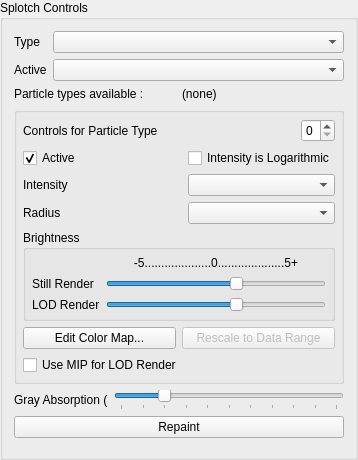
<?xml version="1.0" encoding="UTF-8"?>
<ui version="4.0">
 <class>pqSplotchDisplayPanelDecorator</class>
 <widget class="QGroupBox" name="pqSplotchDisplayPanelDecorator">
  <property name="geometry">
   <rect>
    <x>0</x>
    <y>0</y>
    <width>313</width>
    <height>460</height>
   </rect>
  </property>
  <property name="windowTitle">
   <string>GroupBox</string>
  </property>
  <property name="title">
   <string>Splotch Controls</string>
  </property>
  <layout class="QGridLayout" name="gridLayout">
   <item row="0" column="0">
    <widget class="QLabel" name="TypeArrayLabel">
     <property name="text">
      <string>Type</string>
     </property>
    </widget>
   </item>
   <item row="0" column="1">
    <widget class="QComboBox" name="TypeArray"/>
   </item>
   <item row="1" column="0">
    <widget class="QLabel" name="ActiveArrayLabel">
     <property name="text">
      <string>Active</string>
     </property>
    </widget>
   </item>
   <item row="1" column="1">
    <widget class="QComboBox" name="ActiveArray">
     <property name="sizePolicy">
      <sizepolicy hsizetype="Expanding" vsizetype="Fixed">
       <horstretch>0</horstretch>
       <verstretch>0</verstretch>
      </sizepolicy>
     </property>
    </widget>
   </item>
   <item row="3" column="0" colspan="2">
    <widget class="QGroupBox" name="groupBox">
     <property name="title">
      <string/>
     </property>
     <layout class="QGridLayout" name="gridLayout_2">
      <property name="margin">
       <number>6</number>
      </property>
      <item row="0" column="0" colspan="2">
       <layout class="QHBoxLayout" name="horizontalLayout_2">
        <item>
         <widget class="QLabel" name="label_3">
          <property name="text">
           <string>Controls for Particle Type</string>
          </property>
         </widget>
        </item>
        <item>
         <spacer name="horizontalSpacer">
          <property name="orientation">
           <enum>Qt::Horizontal</enum>
          </property>
          <property name="sizeHint" stdset="0">
           <size>
            <width>40</width>
            <height>20</height>
           </size>
          </property>
         </spacer>
        </item>
        <item>
         <widget class="QSpinBox" name="ActiveParticleType">
          <property name="maximum">
           <number>9</number>
          </property>
         </widget>
        </item>
       </layout>
      </item>
      <item row="11" column="0" colspan="2">
       <layout class="QHBoxLayout" name="horizontalLayout">
        <item>
         <widget class="QPushButton" name="EditColorMapButton">
          <property name="text">
           <string>Edit Color Map...</string>
          </property>
         </widget>
        </item>
        <item>
         <widget class="QPushButton" name="RescaleButton">
          <property name="enabled">
           <bool>false</bool>
          </property>
          <property name="text">
           <string>Rescale to Data Range</string>
          </property>
         </widget>
        </item>
       </layout>
      </item>
      <item row="1" column="0">
       <widget class="QCheckBox" name="TypeActive">
        <property name="text">
         <string>Active</string>
        </property>
        <property name="checked">
         <bool>true</bool>
        </property>
       </widget>
      </item>
      <item row="1" column="1">
       <widget class="QCheckBox" name="LogIntensity">
        <property name="text">
         <string>Intensity is Logarithmic</string>
        </property>
        <property name="checked">
         <bool>false</bool>
        </property>
       </widget>
      </item>
      <item row="10" column="0" colspan="2">
       <widget class="QGroupBox" name="groupBox_2">
        <property name="title">
         <string>Brightness</string>
        </property>
        <layout class="QGridLayout" name="gridLayout_3">
         <property name="margin">
          <number>6</number>
         </property>
         <item row="2" column="0">
          <widget class="QLabel" name="label_6">
           <property name="frameShape">
            <enum>QFrame::NoFrame</enum>
           </property>
           <property name="frameShadow">
            <enum>QFrame::Plain</enum>
           </property>
           <property name="text">
            <string>LOD Render</string>
           </property>
           <property name="scaledContents">
            <bool>false</bool>
           </property>
          </widget>
         </item>
         <item row="2" column="1">
          <widget class="QSlider" name="Brightness_2">
           <property name="minimum">
            <number>-500</number>
           </property>
           <property name="maximum">
            <number>500</number>
           </property>
           <property name="singleStep">
            <number>1</number>
           </property>
           <property name="pageStep">
            <number>100</number>
           </property>
           <property name="value">
            <number>102</number>
           </property>
           <property name="orientation">
            <enum>Qt::Horizontal</enum>
           </property>
           <property name="tickPosition">
            <enum>QSlider::NoTicks</enum>
           </property>
          </widget>
         </item>
         <item row="1" column="0">
          <widget class="QLabel" name="label">
           <property name="frameShape">
            <enum>QFrame::NoFrame</enum>
           </property>
           <property name="frameShadow">
            <enum>QFrame::Plain</enum>
           </property>
           <property name="text">
            <string>Still Render</string>
           </property>
           <property name="scaledContents">
            <bool>false</bool>
           </property>
          </widget>
         </item>
         <item row="1" column="1">
          <widget class="QSlider" name="Brightness">
           <property name="minimum">
            <number>-500</number>
           </property>
           <property name="maximum">
            <number>500</number>
           </property>
           <property name="singleStep">
            <number>1</number>
           </property>
           <property name="pageStep">
            <number>100</number>
           </property>
           <property name="value">
            <number>102</number>
           </property>
           <property name="orientation">
            <enum>Qt::Horizontal</enum>
           </property>
           <property name="tickPosition">
            <enum>QSlider::NoTicks</enum>
           </property>
          </widget>
         </item>
         <item row="0" column="1">
          <widget class="QLabel" name="label_2">
           <property name="frameShape">
            <enum>QFrame::NoFrame</enum>
           </property>
           <property name="text">
            <string>-5....................0....................5+</string>
           </property>
           <property name="textFormat">
            <enum>Qt::PlainText</enum>
           </property>
           <property name="alignment">
            <set>Qt::AlignCenter</set>
           </property>
          </widget>
         </item>
        </layout>
       </widget>
      </item>
      <item row="12" column="0">
       <widget class="QCheckBox" name="useMIPforLOD">
        <property name="text">
         <string>Use MIP for LOD Render</string>
        </property>
       </widget>
      </item>
      <item row="2" column="1">
       <widget class="QComboBox" name="IntensityArray">
        <property name="sizePolicy">
         <sizepolicy hsizetype="Expanding" vsizetype="Fixed">
          <horstretch>0</horstretch>
          <verstretch>0</verstretch>
         </sizepolicy>
        </property>
       </widget>
      </item>
      <item row="3" column="0">
       <widget class="QLabel" name="RadiusArrayLabel">
        <property name="text">
         <string>Radius</string>
        </property>
       </widget>
      </item>
      <item row="2" column="0">
       <widget class="QLabel" name="IntensityLabel">
        <property name="text">
         <string>Intensity</string>
        </property>
       </widget>
      </item>
      <item row="3" column="1">
       <widget class="QComboBox" name="RadiusArray">
        <property name="sizePolicy">
         <sizepolicy hsizetype="Expanding" vsizetype="Fixed">
          <horstretch>0</horstretch>
          <verstretch>0</verstretch>
         </sizepolicy>
        </property>
       </widget>
      </item>
     </layout>
    </widget>
   </item>
   <item row="4" column="0" colspan="2">
    <layout class="QHBoxLayout" name="horizontalLayout_3">
     <item>
      <widget class="QLabel" name="label_4">
       <property name="text">
        <string>Gray Absorption (</string>
       </property>
      </widget>
     </item>
     <item>
      <widget class="QSlider" name="Gray">
       <property name="minimum">
        <number>-500</number>
       </property>
       <property name="maximum">
        <number>0</number>
       </property>
       <property name="pageStep">
        <number>50</number>
       </property>
       <property name="value">
        <number>-400</number>
       </property>
       <property name="orientation">
        <enum>Qt::Horizontal</enum>
       </property>
       <property name="tickPosition">
        <enum>QSlider::TicksBelow</enum>
       </property>
      </widget>
     </item>
    </layout>
   </item>
   <item row="5" column="0" colspan="2">
    <widget class="QPushButton" name="RepaintButton">
     <property name="sizePolicy">
      <sizepolicy hsizetype="Preferred" vsizetype="Fixed">
       <horstretch>0</horstretch>
       <verstretch>0</verstretch>
      </sizepolicy>
     </property>
     <property name="text">
      <string>Repaint</string>
     </property>
    </widget>
   </item>
   <item row="6" column="0" colspan="2">
    <spacer name="verticalSpacer">
     <property name="orientation">
      <enum>Qt::Vertical</enum>
     </property>
     <property name="sizeHint" stdset="0">
      <size>
       <width>263</width>
       <height>98</height>
      </size>
     </property>
    </spacer>
   </item>
   <item row="2" column="0" colspan="2">
    <layout class="QHBoxLayout" name="horizontalLayout_4">
     <item>
      <widget class="QLabel" name="label_5">
       <property name="text">
        <string>Particle types available : </string>
       </property>
      </widget>
     </item>
     <item>
      <widget class="QLabel" name="typeslabel">
       <property name="text">
        <string>(none)</string>
       </property>
      </widget>
     </item>
    </layout>
   </item>
  </layout>
 </widget>
 <resources/>
 <connections/>
</ui>
